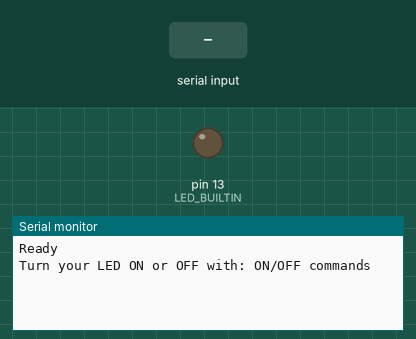
This sketch was run on a simulated Arduino Uno, built with avr-gcc and run on an emulated ATmega328P. Shown: output pins drawn as LEDs (lit = HIGH), the last lines printed to the serial monitor. The inputs (shaded band) are chosen by the test bench.

Above: at 1.3 s.
1.4 s: "ON" received over Serial
At 3.6 s:
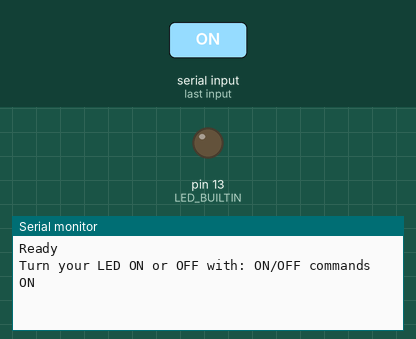
3.9 s: "OFF" received over Serial
At 5.6 s:
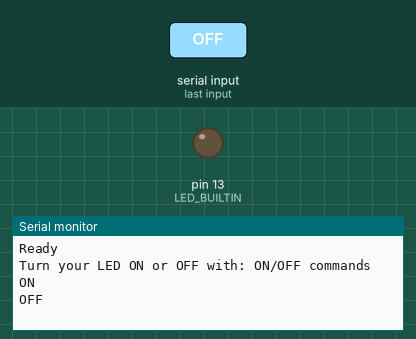
6.4 s: "90,45\n" received over Serial
At 8.7 s:
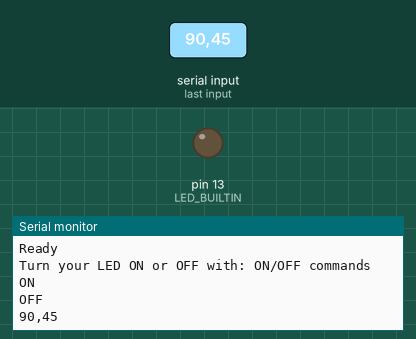

The sketch:

pyserial_example_4.ino
```cpp
String str;

void setup() {
pinMode(LED_BUILTIN, OUTPUT);
Serial.begin(9600); // set the baud rate
Serial.println("Ready"); // print "Ready" once
delay(100);
Serial.println("Turn your LED ON or OFF with: ON/OFF commands");
}

//We will use serial event
void serialEvent() {
if(Serial.available()){ // only send data back if data has been sent
str = Serial.readString(); // read the incoming data
Serial.println(str); // send the data back in a new line so that it is not all one long line
}
delay(100); // delay for 1/10 of a second
if (str.indexOf("ON") > -1){
  str.replace("ON", ""); //take the letters out of the string
  str.trim(); //remove tailing or leading white spaces
  analogWrite(LED_BUILTIN, str.toInt()); //Use the integer part of the string as intensity
}else if (str.indexOf("OFF") > -1){
  digitalWrite(LED_BUILTIN, LOW);
  }
}

void loop() { //we freed the loop
}
```

Measured:
- after the input at 1.4 s, the serial monitor: prints a new line after 1.0 s (image 1)
- after the input at 3.9 s, the serial monitor: prints a new line after 1.0 s (image 2)
- after the input at 6.4 s, the serial monitor: prints a new line after 1.0 s (image 3)
